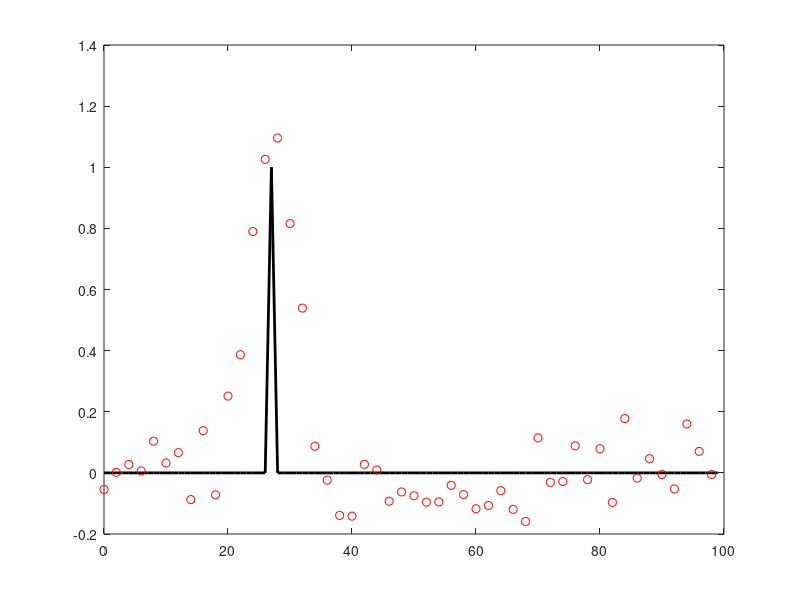

Source code (MATLAB):
%% Simple one-dimensional T-SVD example
clear;

% Blur kernel
kernel_width = 21; % Must be odd
h = 0.5 + 0.5 * cos(linspace(-pi, pi, kernel_width));

% Sensing matrix - cyclic shifts of h form the rows of A.
n = 100;
h_cyclic = zeros(1, n);
kw_by_2 = floor(kernel_width / 2) + 1;
h_cyclic(1 : kw_by_2) = h(kw_by_2 : end);
h_cyclic(n-kw_by_2+2 : n) = h(1 : kw_by_2-1);
A = toeplitz(h_cyclic);
A = A(1:2:end, :);
m = size(A, 1);

% Random non-zero indices
nnz = 1;  % Number of non-zero indices
idx = datasample(1:n, nnz, 'Replace', false);
x = zeros(n, 1);
x(idx) = 1;

% Apply blur kernel
y_true = A * x;

% Add sensor noise
sigma = 0.1;
y = y_true + sigma * randn(m, 1);

% Plot original and sensed signals
figure(1);
tx = 0:n-1;
ty = 0:2:n-1;
plot(tx, x, 'k-', 'Linewidth', 2);
hold on;
plot(ty, y, 'ro');

%% T-SVD code goes here
